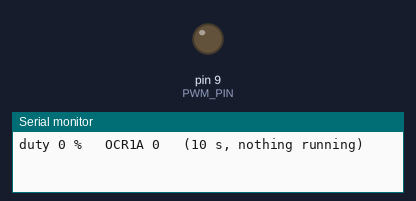
A sketch run on a simulated Arduino Uno, built with avr-gcc and run on an emulated ATmega328P. On the bench: output pins drawn as LEDs (lit = HIGH), the last lines printed to the serial monitor.

Above: at 0.1 s.
At 70.1 s:
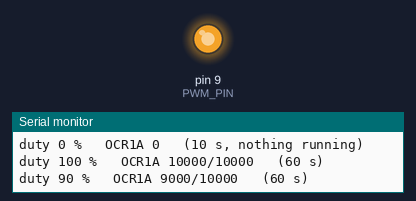
Timing chart, 0 to 71.6 s (numbered marks = the images above):
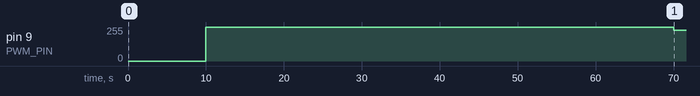

Measured:
- by itself, pin 9 (PWM_PIN): 0/255 → 255/255 at 10.0 s, → 230/255 60.0 s later

The sketch:

fan-switch-ladder.ino
```cpp
/*
 * mosfet-fan-switch - duty ladder for the OLD board (Pro Mini in sockets, D9 is the drive)
 *
 * One output only: /PWM on D9 = OC1A, 100 Hz, the carrier the bench measured quiet.
 * Nothing is done with D10 or A0 - this board has no tach path and no /DEMAND tap, and D10
 * is the pin the Uno-as-ISP programmer sits next to when you flash over J6.
 *
 * The sequence, then it repeats:
 *
 *    0 %     10 s   everything truly off, pin held low as GPIO. What your meter reads with
 *                    nothing running.
 *   100 %    60 s   full drive.
 *    90 %    60 s
 *    80 %    60 s
 *    70 %    60 s
 *    60 %    60 s
 *    50 %    60 s   the ladder stops here. It never goes below 50 %.
 *
 * STEP_PCT is the size of each step: 10 gives 100, 90, 80, 70, 60, 50. Change it to 25 and
 * you get 100, 75, 50. STEP_MS is how long each step is held.
 *
 * Timer 1 runs as fast PWM with TOP from ICR1: 8 MHz / prescaler 8 / 10 000 = 100 Hz exactly.
 * The prescaler of 8 is what lets a 100 Hz carrier fit in a 16-bit ICR1 at all, since 8 MHz
 * / 100 Hz is 80 000 counts. It is 100 Hz rather than 1 kHz because the booster's off-going
 * edge costs a fixed ~170 us whatever the carrier is: at 1 kHz that ate 34 % of the off
 * half-period, so 50 % commanded came out as 68 % delivered and the fan hummed; at 100 Hz it
 * is 3 %, the scope read 48.1 % delivered for 50 % commanded, and the noise was gone. See the
 * README section "Why the carrier is 100 Hz".
 * In non-inverting fast PWM OC1A is cleared on compare match and set when the counter wraps,
 * so the duty is OCR1A / 10000 - but only for 1 <= OCR1A. The two extremes are special cases
 * the datasheet calls out:
 *
 *   OCR1A = 10000 (above TOP)  the compare never fires, OC1A is never cleared: a true 100 %.
 *   OCR1A = 0     (BOTTOM)     NOT 0 %. It is a 125 ns spike high once every 10 ms.
 *
 * The 0 % spike is why this version stops driving D9 through Timer 1 during the stopped
 * window and holds it low as plain GPIO instead. Through the Q2/Q3 booster that spike is
 * worth 10.9 V on Q1's gate for tens of microseconds, i.e. the fan hums while "off". See
 * set_duty() below for the numbers.
 *
 * The Serial lines only matter with a 3.3 V FTDI on J5. With nothing plugged in they are
 * harmless: the bytes sit in the UART's buffer and get dropped.
 */

#include <Arduino.h>

const uint8_t  PWM_PIN    = 9;        // D9 = OC1A, into R1 -> Q2 -> Q3 -> Q1's gate
const uint16_t PWM_TOP    = 10000 - 1; // 8 MHz / prescaler 8 / 10 000 = 100 Hz

const uint8_t  FULL_PCT   = 100;      // first step after the stopped window
const uint8_t  FLOOR_PCT  = 50;       // the ladder stops here
const uint8_t  STEP_PCT   = 10;       // 100, 90, 80, 70, 60, 50
const unsigned long ZERO_MS = 10000;  // the 10 s stopped window
const unsigned long STEP_MS = 60000;  // one minute per duty step

static uint16_t set_duty(uint8_t pct)
{
    uint16_t ocr;

    if (pct == 0)
    {
        // OCR1A = 0 in fast PWM is NOT 0 %. The datasheet is explicit: "if the OCR1x is set
        // equal to BOTTOM (0x0000) the output will be a narrow spike for each TOP+1 timer
        // clock cycle" - here 125 ns high, once every 10 ms. That spike is not harmless on
        // this board: it lifts /LGATE to 3.0 V, pulls /BOOT from 12 V to 8 V, turns Q3 on,
        // and lands 10.9 V on Q1's gate for tens of microseconds. The fan gets a kick of tens
        // of mA a hundred times a second - not enough to spin it, enough to make it hum,
        // which is what the bench heard at 0 %.
        // So take the pin off Timer 1 entirely (COM1A1:0 = 00 -> normal port operation)
        // and hold it low as plain GPIO.
        TCCR1A &= (uint8_t)~(_BV(COM1A1) | _BV(COM1A0));
        digitalWrite(PWM_PIN, LOW);
        return 0;
    }

    TCCR1A = _BV(COM1A1) | _BV(WGM11);                 // back to OC1A driven by Timer 1
    if (pct >= 100)              ocr = PWM_TOP + 1;    // above TOP -> never cleared
    else                         ocr = (uint32_t)(PWM_TOP + 1) * pct / 100;
    OCR1A = ocr;
    return ocr;
}

// The next rung of the ladder. Never steps past FLOOR_PCT, and always lands on it exactly,
// even when FULL_PCT - FLOOR_PCT is not a whole multiple of STEP_PCT.
static uint8_t next_duty(uint8_t pct)
{
    if (pct <= FLOOR_PCT || pct - FLOOR_PCT <= STEP_PCT) return FLOOR_PCT;
    return pct - STEP_PCT;
}

void setup()
{
    pinMode(PWM_PIN, OUTPUT);
    digitalWrite(PWM_PIN, LOW);                        // held low before Timer 1 is started

    noInterrupts();
    TCCR1A = _BV(WGM11);                               // fast PWM mode, but COM1A1:0 = 00, so
                                                       // OC1A is not connected to D9 yet
    TCCR1B = _BV(WGM13) | _BV(WGM12) | _BV(CS11);      // 16-bit TOP from ICR1, prescaler /8
    ICR1   = PWM_TOP;
    OCR1A  = 0;                                        // start stopped
    interrupts();

    Serial.begin(9600);
}

void loop()
{
    set_duty(0);
    Serial.println("duty 0 %   OCR1A 0   (10 s, nothing running)");
    delay(ZERO_MS);

    for (uint8_t pct = FULL_PCT; ; pct = next_duty(pct))
    {
        uint16_t ocr = set_duty(pct);
        Serial.print("duty ");
        Serial.print(pct);
        Serial.print(" %   OCR1A ");
        Serial.print(ocr);
        Serial.print("/");
        Serial.print(PWM_TOP + 1);
        Serial.println("   (60 s)");
        delay(STEP_MS);

        if (pct == FLOOR_PCT) break;                   // bottom rung reached: restart
    }
}
```
